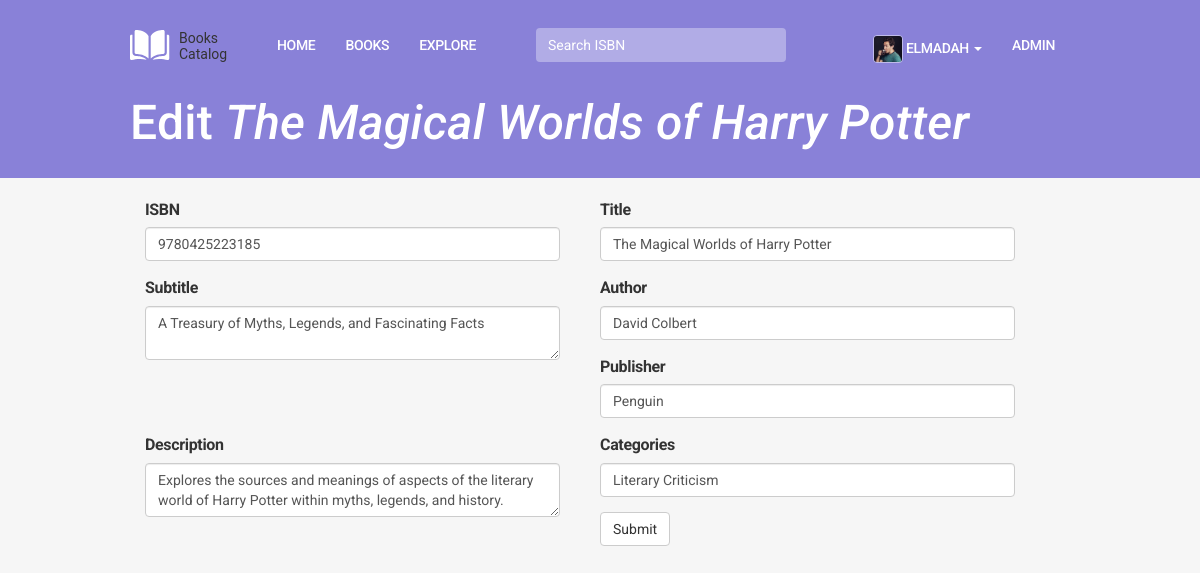
Screenshot of /books/edit/5 (signed in) with the database file from the repository.
### app/models.py (models this page shows, shortened)
class User(UserMixin, db.Model):
    __tablename__ = 'users'
    id = db.Column(db.Integer, primary_key=True)
    email = db.Column(db.String(64), unique=True, index=True)
    username = db.Column(db.String(64), unique=True, index=True)
    role_id = db.Column(db.Integer, db.ForeignKey('roles.id'))
    password_hash = db.Column(db.String(128))
    name = db.Column(db.String(64))
    about = db.Column(db.Text())
    profile_image = db.Column(db.String(200), default="user.svg", nullable=True)
    member_since = db.Column(db.DateTime(), default=datetime.utcnow)
    books = db.relationship('UserBooks',
                             backref='user',
                             foreign_keys=[UserBooks.user_id],
                             lazy='dynamic')
    @property
    def password(self):
        raise AttributeError('Password is not a readable')
    def can(self, permissions):
        return self.role is not None and \
            (self.role.permissions & permissions) == permissions
    def is_administrator(self):
        return self.can(Permission.ADMINISTER)

class Book(db.Model):
    __tablename__ = 'books'
    id = db.Column(db.Integer, primary_key=True)
    isbn = db.Column(db.String(13))
    title = db.Column(db.String(64))
    subtitle = db.Column(db.String(200))
    author = db.Column(db.String(64))
    publisher = db.Column(db.String(160))
    publishedDate = db.Column(db.String(64))
    description = db.Column(db.Text())
    pageCount =db.Column(db.INTEGER())
    categories = db.Column(db.String(64))
    thumbnail = db.Column(db.String(200), default=None, nullable=True)
    averageRating = db.Column(db.INTEGER)
    timestamp = db.Column(db.DateTime, default=datetime.utcnow)
    users = db.relationship('UserBooks', backref='book', lazy='dynamic')

### app/main/views.py (the view, shortened to what this page needs)
@main.route('/books/edit/<int:id>', methods=['GET', 'POST'])
@login_required
@admin_required
def books_edit(id):
    book = Book.query.get_or_404(id)
    form = EditBook(obj=book)
    return render_template('books/edit_book.html', form=form, book=book)

### app/main/forms.py
class EditBook(FlaskForm):
    isbn = StringField('ISBN', validators=[Length(0, 64)])
    title = StringField('Title', validators=[Length(0, 64)])
    subtitle = TextAreaField('Subtitle', validators=[Length(0, 200)])
    author = StringField('Author', validators=[Length(0, 64)])
    publisher = StringField('Publisher', validators=[Length(0, 160)])
    description = TextAreaField('Description')
    categories = StringField('Categories', validators=[Length(0, 64)])
    submit = SubmitField('Submit')

### app/models.py (called while the page is built)
@login_manager.user_loader
def load_user(user_id):
    return User.query.get(int(user_id))

### app/templates/books/edit_book.html (shortened to what this page needs)
{% extends "base.html" %}
{% import "bootstrap/wtf.html" as wtf %}
{% block body_attribs %} class="page-book-edit"{% endblock body_attribs %}
{% block page_title %}<h1>Edit <em>{{ book.title }}</em></h1>{% endblock page_title %}
{% block page_content %}
<div class="col-sm-12">
    {{ wtf.quick_form(form) }}
</div>
{% endblock %}

### app/templates/base.html (shortened to what this page needs)
{% extends "bootstrap/base.html" %}
{% block head %}
{{ super() }}
<link rel="stylesheet" type="text/css" href="{{ url_for('static', filename='css/style.css') }}">
<link rel="stylesheet" type="text/css" href="{{ url_for('static', filename='css/jquery.raty.css') }}">
{% endblock %}
{% block navbar %}
<div class="navbar navbar-default" role="navigation">
    <div class="container">
        <div class="navbar-header">
            <a class="navbar-brand" href="{{ url_for('main.index') }}"><img src="/static/images/logo.svg" /></a>
        </div>
        <div class="navbar-collapse collapse">
            <ul class="nav navbar-nav">
                <li><a href="{{ url_for('main.index') }}">Home</a></li>
                <li><a href="{{ url_for('main.books') }}">Books</a></li>
                <li><a href="{{ url_for('main.explore') }}">Explore</a></li>
            </ul>
            <form class="navbar-form navbar-left" role="search" action="{{ url_for('main.books_search') }}" method=post>
              <div class="form-group">
                <input class="form-control" id="isbn" name="isbn" type="text" placeholder="Search ISBN" required="true">
              </div>
              <button type="submit" id="submit" name="submit" class=""><img src="/static/images/search.svg" /></button>
            </form>
            <ul class="nav navbar-nav navbar-right">
                {% if current_user.is_authenticated %}
                <li class="dropdown">
                    <a href="#" class="dropdown-toggle" data-toggle="dropdown">
                        <img class="img-rounded" src="/static/img/{{ current_user.profile_image}}" width="30px" />
                        {{ current_user.username }} <b class="caret"></b>
                    </a>
                        {% else %}
                        <li><a href="{{ url_for('user.login') }}">Log In</a></li>
                        {% endif %}
                </li>
                {% if current_user.is_administrator() %}
                <li><a href="/admin">Admin</a></li>
                {% endif %}
            </ul>
        </div>
        {% block page_title %}{% endblock page_title %}
    </div>
</div>
{% endblock %}
{% block content %}
<div class="container">
    {% block page_content %}{% endblock %}
</div>
{% endblock %}

### app/static/css/style.css (style rules this page uses)
body { -moz-font-feature-settings: 'kern'; -webkit-font-smoothing: antialiased; -moz-osx-font-smoothing: grayscale; font-family: 'Roboto', sans-serif; font-size: 16px; line-height: 1.52947; font-weight: 400; letter-spacing: -0.021em; background-color: #F6F6F6; color: #333333; font-style: normal; padding-bottom: 100px; }
h1 { font-size: 48px; line-height: 1.04167; font-weight: 500; letter-spacing: 0.006em; }
.container { max-width: 970px; }
.navbar { padding-top: 20px; border: 0; border-radius: 0; }
ul.nav.navbar-nav li a { font-size: 14px; color: #FFFFFF; text-transform: uppercase; font-weight: 500; }
.navbar h1 { margin-bottom: 30px; color: #fff; }
a.navbar-brand { padding: 10px 15px; margin-right: 20px; }
.navbar-nav li.dropdown img { border: 1px solid #ffffff75; }
.navbar input#isbn { background: rgba(255,255,255,0.34); border-radius: 4px; box-shadow: 0 0 0; border: 0; width: 250px; margin-left: 30px; }
.navbar #submit { border: 0; background: transparent; }
.img-rounded { border-radius: 4px; }
body.page-book-edit .navbar { background: #8981D8; }
.page-book-edit .col-sm-12 .form-group { width: 50%; float: left; padding-right: 40px; }

### rows the page displays
User: profile_image (picture), username "ELMADAH"
Book: title "The Magical Worlds of Harry Potter", isbn "9780425223185", subtitle "A Treasury of Myths, Legends, and Fascinating Facts", author "David Colbert", publisher "Penguin", description "Explores the sources and meanings of aspects of the literary world of Harry Potter within myths, legends, and history.", categories "Literary Criticism"
